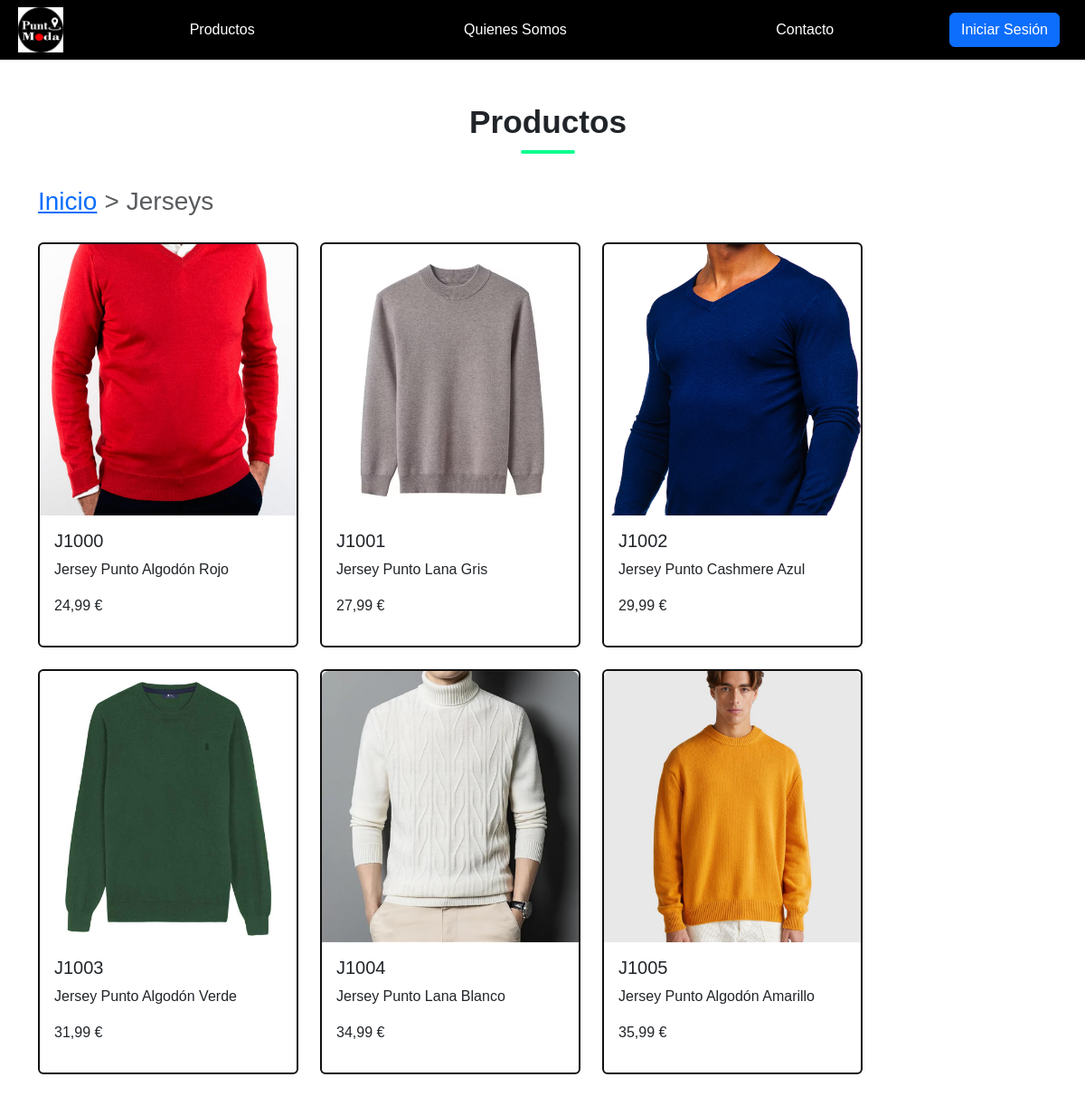
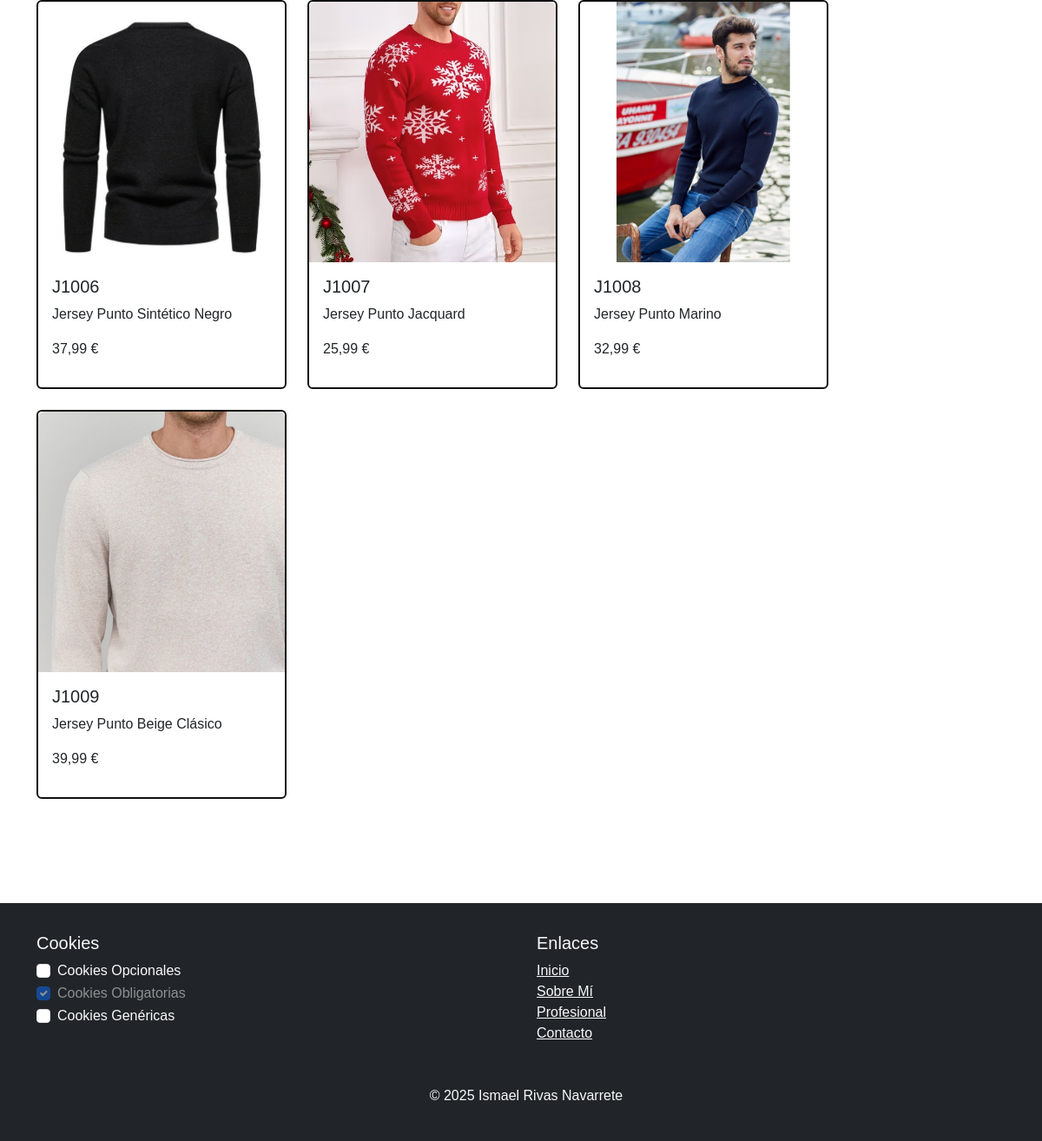
The page /jerseys.php on the database its author committed (2 pictures, top to bottom).
### tables this page shows
CREATE TABLE IF NOT EXISTS Productos (
    cod_producto CHAR(5) PRIMARY KEY,
    nombre VARCHAR(40) NOT NULL,
    modelo MEDIUMINT NOT NULL,
    descripcion TEXT,
    imagen VARCHAR(255),
    precio DECIMAL(5,2),
    CIF VARCHAR(9) NOT NULL, 
    FOREIGN KEY (CIF) REFERENCES Proveedores(CIF) ON UPDATE CASCADE ON DELETE RESTRICT
);

### www/jerseys.php (the view, shortened to what this page needs)
<?php
$conexionBaseDatos = Conexion::conexionBD();
$busqueda = 'J%';
$consultaProducto = $conexionBaseDatos->prepare("SELECT cod_producto, nombre, modelo, descripcion, imagen, REPLACE(FORMAT(precio, 2), '.', ',') AS precio, CIF FROM Productos WHERE cod_producto like ?");
$consultaProducto->bind_param("s", $busqueda);
$consultaProducto->execute();
$resultado = $consultaProducto->get_result();
?>
<!DOCTYPE html>
<html lang="es">
<head>
    <link rel="stylesheet" href="https://cdn.jsdelivr.net/npm/bootstrap@5.3.3/dist/css/bootstrap.min.css">
    <link rel="stylesheet" href="css/styles.css">
    <link rel="stylesheet" href="css/estiloJerseysChaquetas.css">
</head>
<body>
    <?php include 'php/navbar.php'; ?>
    <main class="container my-5">
        <h2 class="section-title">Productos</h2>
        <nav style="--bs-breadcrumb-divider: '>';" aria-label="breadcrumb">
            <ol class="breadcrumb">
                <li class="breadcrumb-item"><a href="index.php">Inicio</a></li>
                <li class="breadcrumb-item active" aria-current="page">Jerseys</li>
            </ol>
        </nav>
        <div class="d-flex flex-wrap gap-4 justify-content-start my-4">
            <?php while ($producto = $resultado->fetch_assoc()) {
            ?>
                <div class="card" style="width: 18rem;">
                    <img src="<?php echo htmlspecialchars($producto['imagen']) ?>" class="card-img-top" alt="Imagen del producto">
                    <div class="card-body">
                        <h5 class="card-title"><?php echo htmlspecialchars($producto['cod_producto']); ?></h5>
                        <p class="card-text"><?php echo htmlspecialchars($producto['nombre']); ?></p>
                        <p class="card-text"><?php echo htmlspecialchars($producto['precio']). " €"; ?></p>
                    </div>
                </div>
            <?php } ?>
        </div>
    </main>
    <?php include 'php/footer.php'; ?>
</body>
</html>

### www/css/styles.css (style rules this page uses)
html, body { height: 100%; margin: 0; padding: 0; }
body { display: flex; flex-direction: column; font-family: Arial, sans-serif; }
main { flex: 1; }
.container { margin-top: 10px; padding-right: 0 !important; }
.breadcrumb { font-size: 1.75rem; }
.card { border: 2px solid #111 }
.card-img-top { width: 100%; height: 300px; object-fit: cover; border-radius: 8px 8px 0 0; }

### www/css/estiloJerseysChaquetas.css (style rules this page uses)
.section-title, .providers-title { font-size: 2.2rem; font-weight: 700; color: #212529; text-align: center; margin-bottom: 2rem; position: relative; }
.section-title::after, .providers-title::after { content: ""; display: block; width: 60px; height: 4px; background-color: #0dfd91; margin: 10px auto 0; border-radius: 2px; }
.card { border: 2px solid #111; transition: box-shadow 0.3s ease, border 0.3s ease; }

### rows shown on the page
productos: imagen (picture), cod_producto "J1000", nombre "Jersey Punto Algodón Rojo", precio "24,99"
productos: imagen (picture), cod_producto "J1001", nombre "Jersey Punto Lana Gris", precio "27,99"
productos: imagen (picture), cod_producto "J1002", nombre "Jersey Punto Cashmere Azul", precio "29,99"
productos: imagen (picture), cod_producto "J1003", nombre "Jersey Punto Algodón Verde", precio "31,99"
productos: imagen (picture), cod_producto "J1004", nombre "Jersey Punto Lana Blanco", precio "34,99"
productos: imagen (picture), cod_producto "J1005", nombre "Jersey Punto Algodón Amarillo", precio "35,99"
productos: imagen (picture), cod_producto "J1006", nombre "Jersey Punto Sintético Negro", precio "37,99"
productos: imagen (picture), cod_producto "J1007", nombre "Jersey Punto Jacquard", precio "25,99"
productos: imagen (picture), cod_producto "J1008", nombre "Jersey Punto Marino", precio "32,99"
productos: imagen (picture), cod_producto "J1009", nombre "Jersey Punto Beige Clásico", precio "39,99"
